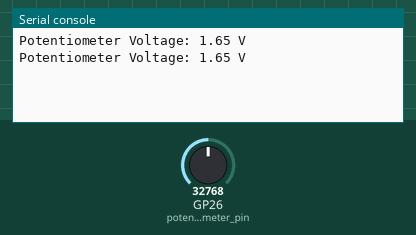
Simulated run of this program. Board: Raspberry Pi Pico running MicroPython. Parts: the last lines printed to the serial console. Inputs (shaded band) come from the test bench; at power-on: GP26 (potentiometer_pin) = 32768 (analog values on the 0–65535 scale).

Above: at 1.2 s.
1.3 s: GP26 (potentiometer_pin) set to 45874
At 2.6 s:
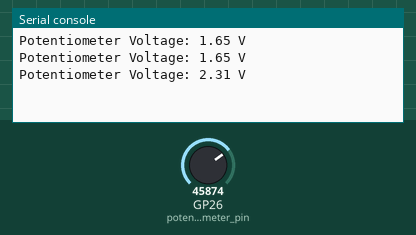
2.8 s: GP26 (potentiometer_pin) set to 57670
At 3.6 s:
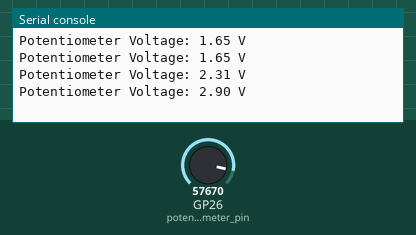
Timing chart, 0 to 5.8 s (numbered marks = the images above; inputs shaded):
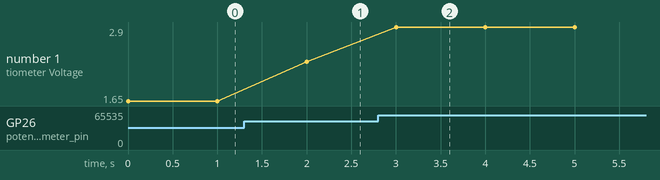

Measured:
- after the input at 1.3 s, the serial console: prints a new line after 0.70 s (image 1)
- after the input at 2.8 s, the serial console: prints a new line after 0.20 s (image 2)
- plotted number 1: 1.65 → 2.31 after the input at 1.3 s, 2.31 → 2.9 after the input at 2.8 s

The program:

Ex-8-potentio_meter.py
```python
import machine as gpio
import utime as TM

# Define the ADC (Analog-to-Digital Converter) pin for the potentiometer
potentiometer_pin = gpio.ADC(26)

# Define a unique variable name to store the voltage reading
voltage = 0.0

# Function to read the voltage from the potentiometer
def read_potentiometer_voltage():
    global voltage
    raw_value = potentiometer_pin.read_u16()  # Read the raw ADC value
    voltage = (raw_value / 65535) * 3.3  # Convert to voltage (assuming 3.3V reference)

# Main loop
while True:
    read_potentiometer_voltage()
    print("Potentiometer Voltage: {:.2f} V".format(voltage))
    TM.sleep(1)
```
